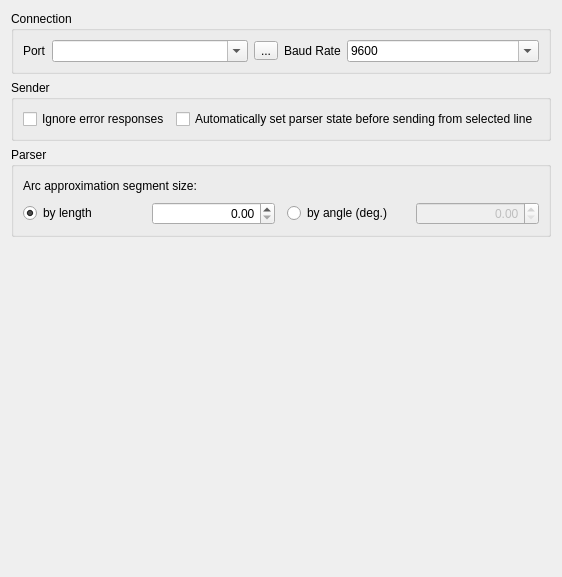
     <widget class="QWidget" name="Connection">
      <attribute name="title">
       <string>Connection</string>
      </attribute>
      <layout class="QVBoxLayout" name="verticalLayout_4">
       <item>
        <widget class="QGroupBox" name="grpConnection">
         <property name="title">
          <string>Connection</string>
         </property>
         <layout class="QHBoxLayout" name="horizontalLayout_13">
          <item>
           <layout class="QHBoxLayout" name="horizontalLayout_3">
            <item>
             <widget class="QLabel" name="label">
              <property name="sizePolicy">
               <sizepolicy hsizetype="Minimum" vsizetype="Minimum">
                <horstretch>0</horstretch>
                <verstretch>0</verstretch>
               </sizepolicy>
              </property>
              <property name="text">
               <string>Port</string>
              </property>
             </widget>
            </item>
            <item>
             <widget class="QComboBox" name="serialPortNameBox">
              <property name="sizePolicy">
               <sizepolicy hsizetype="Expanding" vsizetype="Preferred">
                <horstretch>0</horstretch>
                <verstretch>0</verstretch>
               </sizepolicy>
              </property>
              <property name="editable">
               <bool>true</bool>
              </property>
             </widget>
            </item>
            <item>
             <widget class="QToolButton" name="serialPortRefreshButton">
              <property name="sizePolicy">
               <sizepolicy hsizetype="Fixed" vsizetype="Fixed">
                <horstretch>0</horstretch>
                <verstretch>0</verstretch>
               </sizepolicy>
              </property>
              <property name="baseSize">
               <size>
                <width>32</width>
                <height>32</height>
               </size>
              </property>
              <property name="styleSheet">
               <string notr="true">padding: 0 1 0 2;</string>
              </property>
              <property name="text">
               <string>...</string>
              </property>
              <property name="icon">
               <iconset resource="../Resources/Images.qrc">
                <normaloff>:/Images/PNG/refresh.png</normaloff>:/Images/PNG/refresh.png</iconset>
              </property>
             </widget>
            </item>
           </layout>
          </item>
          <item>
           <layout class="QHBoxLayout" name="horizontalLayout_12">
            <item>
             <widget class="QLabel" name="label_2">
              <property name="text">
               <string>Baud Rate</string>
              </property>
             </widget>
            </item>
            <item>
             <widget class="QComboBox" name="serialBaudRateBox">
              <property name="sizePolicy">
               <sizepolicy hsizetype="Expanding" vsizetype="Preferred">
                <horstretch>0</horstretch>
                <verstretch>0</verstretch>
               </sizepolicy>
              </property>
              <property name="editable">
               <bool>true</bool>
              </property>
              <property name="currentText">
               <string notr="true"/>
              </property>
              <item>
               <property name="text">
                <string>9600</string>
               </property>
              </item>
              <item>
               <property name="text">
                <string>14400</string>
               </property>
              </item>
              <item>
               <property name="text">
                <string>19200</string>
               </property>
              </item>
              <item>
               <property name="text">
                <string>38400</string>
               </property>
              </item>
              <item>
               <property name="text">
                <string>57600</string>
               </property>
              </item>
              <item>
               <property name="text">
                <string>115200</string>
               </property>
              </item>
             </widget>
            </item>
           </layout>
          </item>
         </layout>
        </widget>
       </item>
       <item>
        <widget class="QGroupBox" name="grpConnection_2">
         <property name="title">
          <string>Sender</string>
         </property>
         <layout class="QHBoxLayout" name="horizontalLayout_6">
          <item>
           <widget class="QCheckBox" name="chkIgnoreErrors">
            <property name="text">
             <string>Ignore error responses</string>
            </property>
           </widget>
          </item>
          <item>
           <widget class="QCheckBox" name="chkAutoLine">
            <property name="text">
             <string>Automatically set parser state before sending from selected line</string>
            </property>
           </widget>
          </item>
         </layout>
        </widget>
       </item>
       <item>
        <widget class="QGroupBox" name="grpParser">
         <property name="title">
          <string>Parser</string>
         </property>
         <layout class="QVBoxLayout" name="verticalLayout_8">
          <item>
           <layout class="QHBoxLayout" name="horizontalLayout_11">
            <item>
             <widget class="QLabel" name="label_32">
              <property name="text">
               <string>Arc approximation segment size:</string>
              </property>
             </widget>
            </item>
            <item>
             <spacer name="horizontalSpacer_14">
              <property name="orientation">
               <enum>Qt::Horizontal</enum>
              </property>
              <property name="sizeHint" stdset="0">
               <size>
                <width>0</width>
                <height>20</height>
               </size>
              </property>
             </spacer>
            </item>
           </layout>
          </item>
          <item>
           <layout class="QGridLayout" name="gridLayout_7">
            <item row="0" column="0">
             <widget class="QRadioButton" name="radArcLengthMode">
              <property name="text">
               <string>by length</string>
              </property>
              <property name="checked">
               <bool>true</bool>
              </property>
             </widget>
            </item>
            <item row="0" column="2">
             <spacer name="horizontalSpacer_15">
              <property name="orientation">
               <enum>Qt::Horizontal</enum>
              </property>
              <property name="sizeType">
               <enum>QSizePolicy::Fixed</enum>
              </property>
              <property name="sizeHint" stdset="0">
               <size>
                <width>6</width>
                <height>20</height>
               </size>
              </property>
             </spacer>
            </item>
            <item row="0" column="1">
             <widget class="QDoubleSpinBox" name="txtArcLength">
              <property name="enabled">
               <bool>true</bool>
              </property>
              <property name="alignment">
               <set>Qt::AlignRight|Qt::AlignTrailing|Qt::AlignVCenter</set>
              </property>
              <property name="buttonSymbols">
               <enum>QAbstractSpinBox::UpDownArrows</enum>
              </property>
              <property name="decimals">
               <number>2</number>
              </property>
              <property name="maximum">
               <double>99.000000000000000</double>
              </property>
             </widget>
            </item>
            <item row="0" column="3">
             <widget class="QRadioButton" name="radArcDegreeMode">
              <property name="text">
               <string>by angle (deg.)</string>
              </property>
             </widget>
            </item>
            <item row="0" column="4">
             <widget class="QDoubleSpinBox" name="txtArcDegree">
              <property name="enabled">
               <bool>false</bool>
              </property>
              <property name="alignment">
               <set>Qt::AlignRight|Qt::AlignTrailing|Qt::AlignVCenter</set>
              </property>
              <property name="buttonSymbols">
               <enum>QAbstractSpinBox::UpDownArrows</enum>
              </property>
              <property name="decimals">
               <number>2</number>
              </property>
              <property name="maximum">
               <double>180.000000000000000</double>
              </property>
             </widget>
            </item>
           </layout>
          </item>
         </layout>
        </widget>
       </item>
       <item>
        <spacer name="verticalSpacer_3">
         <property name="orientation">
          <enum>Qt::Vertical</enum>
         </property>
         <property name="sizeHint" stdset="0">
          <size>
           <width>20</width>
           <height>329</height>
          </size>
         </property>
        </spacer>
       </item>
      </layout>
     </widget>
